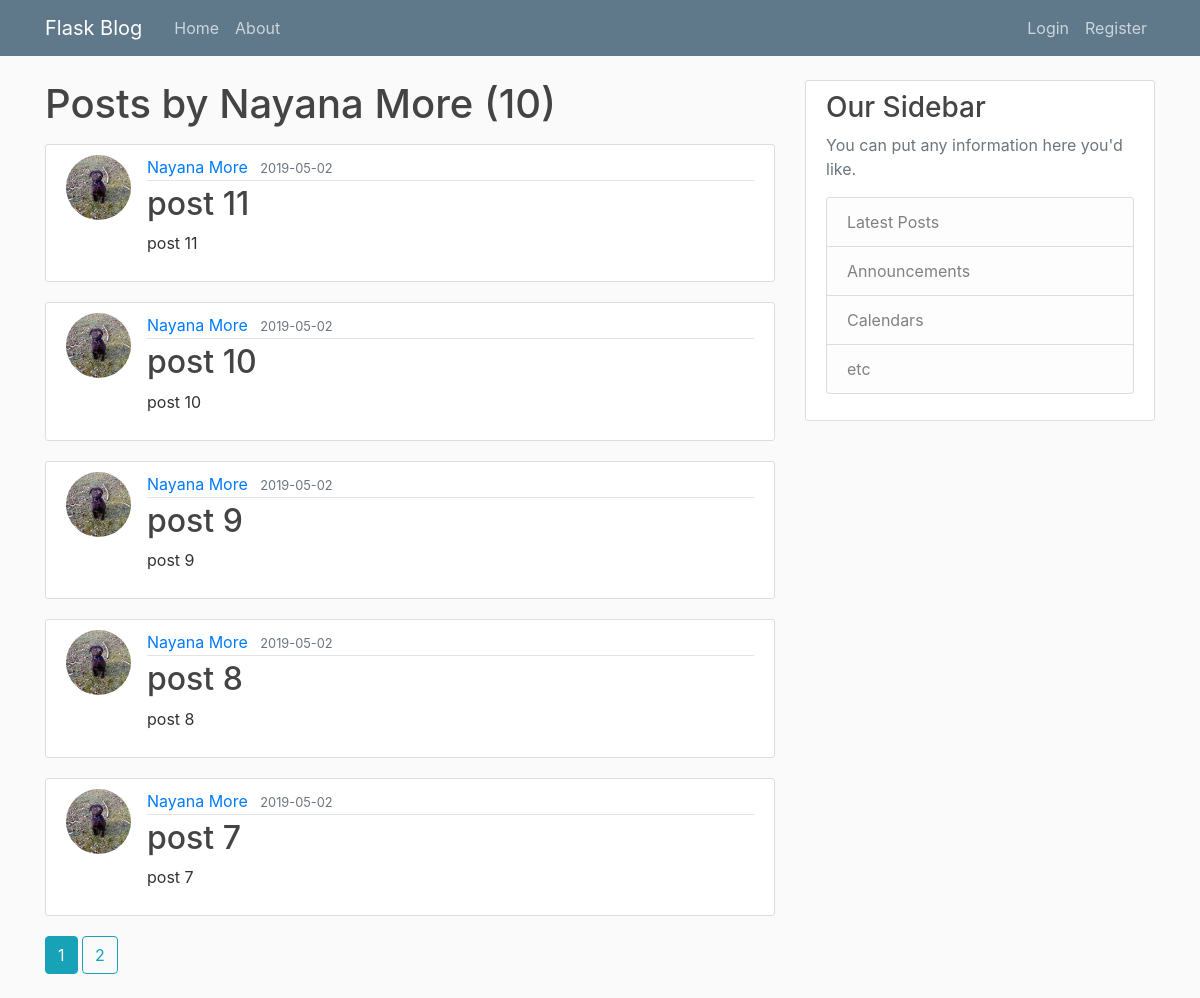
The page /user/Nayana More on the database its author committed.
### flaskblog/models.py (models this page shows, shortened)
class User(db.Model, UserMixin):
    id = db.Column(db.Integer, primary_key=True)
    username = db.Column(db.String(20), unique=True, nullable=False)
    email = db.Column(db.String(120), unique=True, nullable=False)
    image_file = db.Column(db.String(20), nullable=False, default='default.jpg')
    password = db.Column(db.String(60), nullable=False)
    posts = db.relationship('Post', backref='auther', lazy=True)

class Post(db.Model):
    id = db.Column(db.Integer, primary_key=True)
    title = db.Column(db.String(100), nullable=False)
    date_posted = db.Column(db.DateTime, nullable=False, default=datetime.utcnow)
    content = db.Column(db.Text, nullable=False)
    user_id = db.Column(db.Integer, db.ForeignKey('user.id'), nullable=False)

### flaskblog/routes.py (the view)
@app.route("/user/<string:username>")
def user_posts(username):
    page = request.args.get('page', 1, type=int)
    user = User.query.filter_by(username=username).first_or_404()
    posts = Post.query.filter_by(auther=user)\
        .order_by(Post.date_posted.desc())\
        .paginate(page=page, per_page=5)
    return render_template('user_posts.html', posts=posts, user=user)

### flaskblog/templates/user_posts.html
{% extends 'layout.html' %}
{% block content %}
    <h1 class="mb-3">Posts by {{ user.username }} ({{ posts.total }}) </h1>
    {% for post in posts.items %}
        <article class="media content-section">
            <img class="rounded-circle article-img" src="{{ url_for('static', filename='profile_pics/' + post.auther.image_file) }}" alt="{{ post.auther.username }}">
            <div class="media-body">
                <div class="article-metadata">
                    <a class="mr-2" href="{{ url_for('user_posts', username=post.auther.username) }}">{{ post.auther.username }}</a>
                    <small class="text-muted">{{ post.date_posted.strftime('%Y-%m-%d') }}</small>
                </div>
                <h2><a class="article-title" href="{{ url_for('post', post_id=post.id) }}">{{ post.title }}</a></h2>
                <p class="article-content">{{ post.content }}</p>
            </div>
        </article>
    {% endfor %}
    {% for page_num in posts.iter_pages(left_edge=1, right_edge=1, left_current=1, right_current=1) %}
        {% if page_num %}
            {% if posts.page == page_num %}
                <a href="{{ url_for('user_posts', username=user.username, page=page_num) }}" class="btn btn-info mb-4"> {{ page_num }} </a>
            {% else %}
                <a href="{{ url_for('user_posts', username=user.username, page=page_num) }}" class="btn btn-outline-info mb-4"> {{ page_num }} </a>
            {% endif %}
        {% else %}
            ...
        {% endif %}
    {% endfor %}
{% endblock content %}

### flaskblog/templates/layout.html (shortened to what this page needs)
<!doctype html>
<html lang="en">
<head>
    <link rel="stylesheet" href="{{ url_for('static', filename='css/bootstrap.min.css') }}">
    <link rel="stylesheet" type="text/css" href=" {{ url_for('static', filename='main.css') }} ">
</head>
<body>
    <header class="site-header">
        <nav class="navbar navbar-expand-md navbar-dark bg-steel fixed-top">
            <div class="container">
                <a class="navbar-brand mr-4" href="/">Flask Blog</a>
                <div class="collapse navbar-collapse" id="navbarToggle">
                    <div class="navbar-nav mr-auto">
                        <a class="nav-item nav-link" href="{{ url_for('home') }}">Home</a>
                        <a class="nav-item nav-link" href="{{ url_for('about') }}">About</a>
                    </div>
                    <div class="navbar-nav">
                        {% if current_user.is_authenticated %}
                            <a class="nav-item nav-link" href="{{ url_for('new_post') }}">New Post</a>
                            <a class="nav-item nav-link" href="{{ url_for('account') }}">Account</a>
                            <a class="nav-item nav-link" href="{{ url_for('logout') }}">Logout</a>
                        {% else %}
                            <a class="nav-item nav-link" href="{{ url_for('login') }}">Login</a>
                            <a class="nav-item nav-link" href="{{ url_for('register') }}">Register</a>
                        {% endif %}
                    </div>
                </div>
            </div>
        </nav>
    </header>
    <main role="main" class="container">
        <div class="row">
            <div class="col-md-8">
                {% block content %}{% endblock %}
            </div>
            <div class="col-md-4">
                <div class="content-section">
                    <h3>Our Sidebar</h3>
                    <p class='text-muted'>You can put any information here you'd like.
                    <ul class="list-group">
                        <li class="list-group-item list-group-item-light">Latest Posts</li>
                        <li class="list-group-item list-group-item-light">Announcements</li>
                        <li class="list-group-item list-group-item-light">Calendars</li>
                        <li class="list-group-item list-group-item-light">etc</li>
                    </ul>
                    </p>
                </div>
            </div>
        </div>
    </main>
</body>
</html>

### flaskblog/static/main.css (style rules this page uses)
body { background: #fafafa; color: #333333; margin-top: 5rem; }
h1, h2, h3, h4, h5, h6 { color: #444444; }
.bg-steel { background-color: #5f788a; }
.site-header .navbar-nav .nav-link { color: #cbd5db; }
.content-section { background: #ffffff; padding: 10px 20px; border: 1px solid #dddddd; border-radius: 3px; margin-bottom: 20px; }
.article-title { color: #444444; }
.article-content { white-space: pre-line; }
.article-img { height: 65px; width: 65px; margin-right: 16px; }
.article-metadata { padding-bottom: 1px; margin-bottom: 4px; border-bottom: 1px solid #e3e3e3 }

### rows shown on the page
User: username "Nayana More"
Post: image_file (picture), auther.username "Nayana More", date_posted "2019-05-02", title "post 11", content "post 11"
Post: image_file (picture), auther.username "Nayana More", date_posted "2019-05-02", title "post 10", content "post 10"
Post: image_file (picture), auther.username "Nayana More", date_posted "2019-05-02", title "post 9", content "post 9"
Post: image_file (picture), auther.username "Nayana More", date_posted "2019-05-02", title "post 8", content "post 8"
Post: image_file (picture), auther.username "Nayana More", date_posted "2019-05-02", title "post 7", content "post 7"

### other values the page prints
{{ posts.total }} "10"
{{ page_num }} "1"
{{ page_num }} "2"
